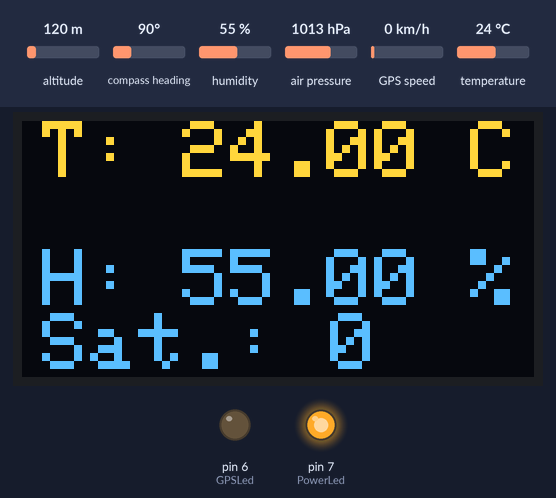
A sketch run on a simulated Arduino Uno, built with avr-gcc and run on an emulated ATmega328P. Shown: 128×64 one-colour display, output pins drawn as LEDs (lit = HIGH). Dashed ring = blinking. The test bench sets the inputs (shaded band); at power-on: humidity 55 %, temperature 24 °C, altitude 120 m, compass heading 90°, air pressure 1013 hPa, GPS speed 0 km/h. The OLED is the two-colour kind (top 16 rows yellow); storage starts empty; the GPS gets a fix after 3 s at 37.7749, -122.4194 with 8 satellites.

Above: at 1.2 s.
1.3 s: humidity set to 22 %
At 4.3 s:
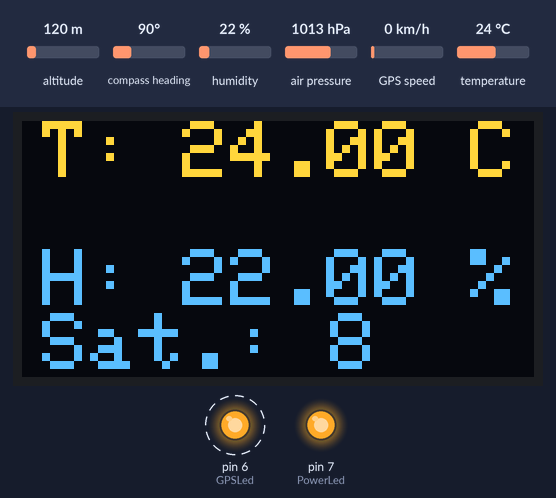
5.7 s: temperature set to 12 °C
At 8.6 s:
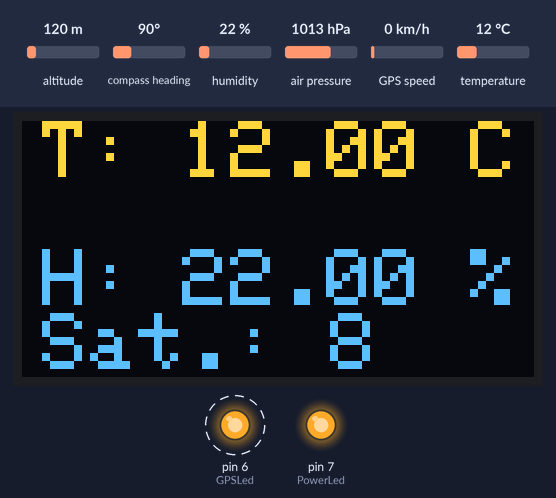
9.4 s: humidity set to 40 %
At 10.8 s:
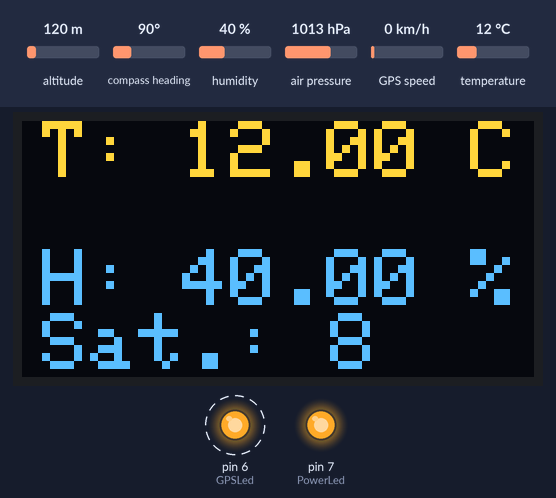
12.8 s: temperature set to 19 °C
At 15.1 s:
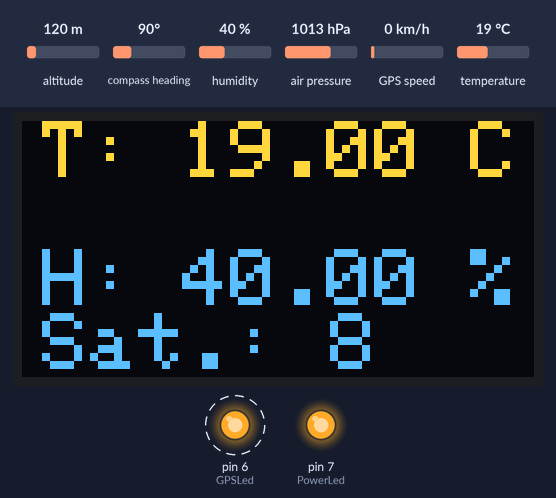
Timing chart, 0 to 17.1 s (numbered marks = the images above; inputs shaded):
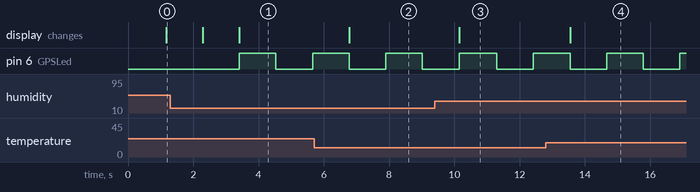

The sketch:

BME280breadboard.ino
```cpp
// (licence header left out)
#include <SoftwareSerial.h>
#include <SD.h>
#include <Wire.h>
#include <SPI.h>
#include <TinyGPS++.h>
#include <Adafruit_Sensor.h>
#include <Adafruit_BME280.h>
#include <SSD1306AsciiWire.h>

//#define ENLOG

byte d = 0; //delay counter
#define PowerLed 7
#define GPSLed 6

bool blinkState = false;
byte failflag = 0;
char filename[] = "LOGGER00.CSV";


TinyGPSPlus gps;

SoftwareSerial ss(3, 2);

Adafruit_BME280 bme; // I2C

SSD1306AsciiWire oled;


void setup() {
  Wire.begin();
#ifdef ENLOG
  Serial.begin(115200);
#endif
  pinMode(GPSLed, OUTPUT);
  pinMode(PowerLed, OUTPUT);
  digitalWrite(PowerLed, HIGH);

  ss.begin(4800);

  oled.begin(&Adafruit128x64, 0x3C);
  oled.setFont(Adafruit5x7);
  oled.set2X();

#ifdef ENLOG
  Serial.println("BME280 PCB By Tim Schumann and Maximillian Kalff");
  Serial.println();
#endif

  if (!SD.begin(10))
  {
    fail(1);
  }
  for (uint8_t i = 0; i < 100; i++) {     //create new file
    filename[6] = i / 10 + '0';
    filename[7] = i % 10 + '0';
    if (! SD.exists(filename)) {
      File logfile = SD.open(filename, FILE_WRITE);
      logfile.println("CPU time in ms, lat, lng, alt, hh:mm:ss, temp, press, hum");
      logfile.close();
      break;
    }
  }
#ifdef ENLOG
  Serial.print("Logging to: ");
  Serial.println(filename);
#endif

  unsigned status;
  status = bme.begin(0x76, &Wire);
  if (!status) {
    fail(0);
  }
}

void loop() {
  while (ss.available() > 0)
    gps.encode(ss.read());
  delay(10);
  if (d > 100) {
    sdwrite();
    d = 0;
  }
  d++;

}

//---------write data to sd-----------
void sdwrite() {

  File logfile = SD.open(filename, FILE_WRITE);
  // if the file is available, write to it:
  if (logfile) {
    logfile.print(millis());
    logfile.print(", ");
    logfile.print(String(gps.location.lat(), 6));
    logfile.print(", ");
    logfile.print(String(gps.location.lng(), 6));
    logfile.print(", ");
    logfile.print(gps.altitude.meters());
    logfile.print(", ");
    logfile.print(gps.time.hour());
    logfile.print(":");
    logfile.print(gps.time.minute());
    logfile.print(":");
    logfile.print(gps.time.second());
    logfile.print(", ");
    logfile.print(bme.readTemperature());
    logfile.print(", ");
    logfile.print(bme.readPressure() / 100.0F);
    logfile.print(", ");
    logfile.println(bme.readHumidity());
    logfile.close();
  }

  oled.clear(100, 130, 0, 6);
  oled.setCursor(5, 0);
  oled.print("T: ");
  oled.setCursor(40, 0);
  oled.print(bme.readTemperature());
  oled.print(" C");
  oled.setCursor(5, 4);
  oled.print("H: ");
  oled.setCursor(40, 4);
  oled.print(bme.readHumidity());
  oled.print(" %");
  oled.setCursor(5,6);
  oled.print("Sat.: ");
  oled.print(gps.satellites.value());

  if (gps.altitude.meters() && bme.readTemperature() != 0) {
    blinkState = !blinkState;
    digitalWrite(GPSLed, blinkState);
  }
  else {
    digitalWrite(GPSLed, LOW);
  }
}

//------Error Message--------
void fail(int i) {
  failflag = 1;
  oled.print("\n ");
  switch (i) {
    case 0:
#ifdef ENLOG
      Serial.println("BME-ERROR!");
#endif
      oled.println("BME-ERROR");
      break;
    case 1:
#ifdef ENLOG
      Serial.println("Card failed, or not present");
#endif
      oled.println("SD-Error");
  }
  oled.println("   !!!!");
  while (1) {   //output card failed
    digitalWrite(PowerLed, HIGH);
    delay(500);
    digitalWrite(PowerLed, LOW);
    delay(100);
  }
}
```

Measured:
- after the input at 1.3 s, the display: first changes after 0.99 s (image 1 shows a later state)
- after the input at 5.7 s, the display: changes after 1.1 s (image 2)
- after the input at 9.4 s, the display: changes after 0.75 s (image 3)
- after the input at 12.8 s, the display: changes after 0.75 s (image 4)
